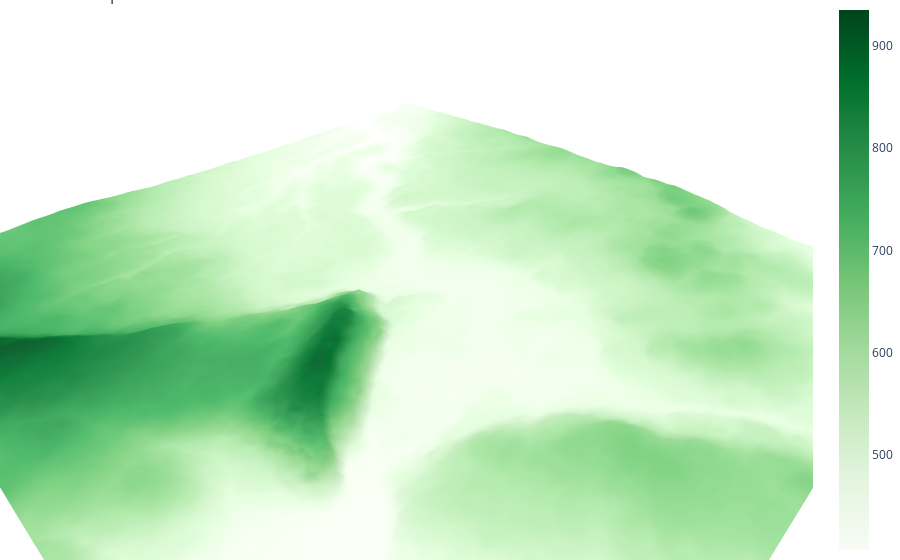

Notebook code for this chart:
### Code cell
dataUtils.display_map(artist.workspace.heightmap)

### Figure 1 — Plotly figure (JSON) as saved in the notebook; plotly's stock layout.template omitted (floating-point values rounded to 4 significant figures; data arrays with more than 128 entries replaced by an {"elided": "..."} marker saying what was removed)
{"data": [{"colorscale": [[0, "rgb(247,252,245)"], [0.125, "rgb(229,245,224)"], [0.25, "rgb(199,233,192)"], [0.375, "rgb(161,217,155)"], [0.5, "rgb(116,196,118)"], [0.625, "rgb(65,171,93)"], [0.75, "rgb(35,139,69)"], [0.875, "rgb(0,109,44)"], [1, "rgb(0,68,27)"]], "type": "surface", "x": {"elided": "300 int values"}, "y": {"elided": "300 int values"}, "z": {"elided": "300x300 int values"}}], "layout": {"autosize": true, "margin": {"b": 0, "l": 0, "r": 0, "t": 0}, "scene": {"aspectmode": "data", "xaxis": {"visible": false}, "yaxis": {"visible": false}, "zaxis": {"visible": false}}, "title": {"text": "DEM map"}}}
